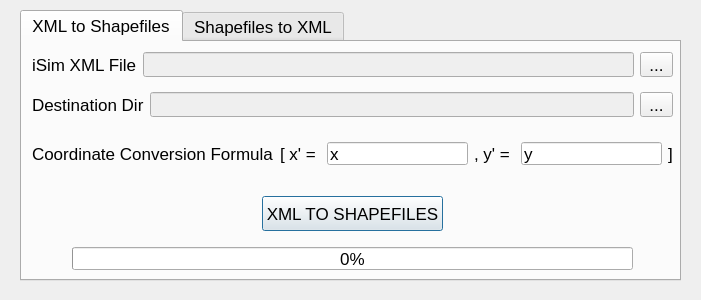
<?xml version="1.0" encoding="UTF-8"?>
<ui version="4.0">
 <class>Converter</class>
 <widget class="QDialog" name="Converter">
  <property name="enabled">
   <bool>true</bool>
  </property>
  <property name="geometry">
   <rect>
    <x>0</x>
    <y>0</y>
    <width>701</width>
    <height>300</height>
   </rect>
  </property>
  <property name="font">
   <font>
    <family>Tahoma</family>
    <pointsize>12</pointsize>
   </font>
  </property>
  <property name="contextMenuPolicy">
   <enum>Qt::DefaultContextMenu</enum>
  </property>
  <property name="windowTitle">
   <string notr="true">iSimGis Converter</string>
  </property>
  <property name="windowOpacity">
   <double>4.000000000000000</double>
  </property>
  <property name="toolTip">
   <string notr="true"/>
  </property>
  <property name="statusTip">
   <string notr="true"/>
  </property>
  <property name="sizeGripEnabled">
   <bool>false</bool>
  </property>
  <widget class="QTabWidget" name="tabWidget">
   <property name="geometry">
    <rect>
     <x>20</x>
     <y>10</y>
     <width>661</width>
     <height>271</height>
    </rect>
   </property>
   <property name="font">
    <font>
     <family>Tahoma</family>
     <pointsize>13</pointsize>
    </font>
   </property>
   <property name="currentIndex">
    <number>0</number>
   </property>
   <widget class="QWidget" name="XMLtoSH">
    <attribute name="title">
     <string>XML to Shapefiles</string>
    </attribute>
    <widget class="QPushButton" name="xmlsh_converter_but">
     <property name="geometry">
      <rect>
       <x>240</x>
       <y>154</y>
       <width>181</width>
       <height>35</height>
      </rect>
     </property>
     <property name="text">
      <string>XML TO SHAPEFILES</string>
     </property>
    </widget>
    <widget class="QProgressBar" name="xmlsh_progress">
     <property name="geometry">
      <rect>
       <x>50</x>
       <y>205</y>
       <width>561</width>
       <height>23</height>
      </rect>
     </property>
     <property name="value">
      <number>0</number>
     </property>
    </widget>
    <widget class="QLabel" name="xmlsh_status">
     <property name="geometry">
      <rect>
       <x>30</x>
       <y>205</y>
       <width>601</width>
       <height>21</height>
      </rect>
     </property>
     <property name="font">
      <font>
       <family>Tahoma</family>
       <pointsize>13</pointsize>
       <italic>true</italic>
      </font>
     </property>
     <property name="text">
      <string/>
     </property>
     <property name="alignment">
      <set>Qt::AlignCenter</set>
     </property>
    </widget>
    <widget class="QWidget" name="">
     <property name="geometry">
      <rect>
       <x>10</x>
       <y>10</y>
       <width>641</width>
       <height>25</height>
      </rect>
     </property>
     <layout class="QHBoxLayout" name="horizontalLayout">
      <item>
       <widget class="QLabel" name="xmlsh_xml_label">
        <property name="font">
         <font>
          <pointsize>13</pointsize>
         </font>
        </property>
        <property name="text">
         <string>iSim XML File</string>
        </property>
       </widget>
      </item>
      <item>
       <widget class="QLineEdit" name="xmlsh_xml_path">
        <property name="enabled">
         <bool>false</bool>
        </property>
       </widget>
      </item>
      <item>
       <widget class="QToolButton" name="xmlsh_xml_browser">
        <property name="text">
         <string>...</string>
        </property>
       </widget>
      </item>
     </layout>
    </widget>
    <widget class="QWidget" name="">
     <property name="geometry">
      <rect>
       <x>10</x>
       <y>50</y>
       <width>641</width>
       <height>25</height>
      </rect>
     </property>
     <layout class="QHBoxLayout" name="horizontalLayout_2">
      <item>
       <widget class="QLabel" name="xmlsh_sh_label">
        <property name="font">
         <font>
          <pointsize>13</pointsize>
         </font>
        </property>
        <property name="text">
         <string>Destination Dir</string>
        </property>
       </widget>
      </item>
      <item>
       <widget class="QLineEdit" name="xmlsh_sh_path">
        <property name="enabled">
         <bool>false</bool>
        </property>
       </widget>
      </item>
      <item>
       <widget class="QToolButton" name="xmlsh_sh_browser">
        <property name="text">
         <string>...</string>
        </property>
       </widget>
      </item>
     </layout>
    </widget>
    <widget class="QWidget" name="">
     <property name="geometry">
      <rect>
       <x>10</x>
       <y>100</y>
       <width>641</width>
       <height>23</height>
      </rect>
     </property>
     <layout class="QHBoxLayout" name="horizontalLayout_3">
      <item>
       <widget class="QLabel" name="xmlsh_formula_l1">
        <property name="text">
         <string>Coordinate Conversion Formula</string>
        </property>
       </widget>
      </item>
      <item>
       <widget class="QLabel" name="xmlsh_formula_l2">
        <property name="text">
         <string>[ x' = </string>
        </property>
       </widget>
      </item>
      <item>
       <widget class="QLineEdit" name="xmlsh_formula_x">
        <property name="enabled">
         <bool>true</bool>
        </property>
        <property name="text">
         <string>x</string>
        </property>
       </widget>
      </item>
      <item>
       <widget class="QLabel" name="xmlsh_formula_l3">
        <property name="text">
         <string>, y' = </string>
        </property>
       </widget>
      </item>
      <item>
       <widget class="QLineEdit" name="xmlsh_formula_y">
        <property name="enabled">
         <bool>true</bool>
        </property>
        <property name="text">
         <string>y</string>
        </property>
       </widget>
      </item>
      <item>
       <widget class="QLabel" name="xmlsh_formula_l4">
        <property name="text">
         <string>]</string>
        </property>
       </widget>
      </item>
     </layout>
    </widget>
    <zorder>xmlsh_xml_label</zorder>
    <zorder>xmlsh_sh_path</zorder>
    <zorder>xmlsh_sh_label</zorder>
    <zorder>xmlsh_xml_path</zorder>
    <zorder>xmlsh_sh_browser</zorder>
    <zorder>xmlsh_xml_browser</zorder>
    <zorder>xmlsh_converter_but</zorder>
    <zorder>xmlsh_status</zorder>
    <zorder>xmlsh_progress</zorder>
    <zorder>xmlsh_formula_l1</zorder>
    <zorder>xmlsh_formula_x</zorder>
    <zorder>xmlsh_formula_l3</zorder>
    <zorder>xmlsh_formula_y</zorder>
    <zorder>xmlsh_formula_l4</zorder>
    <zorder>xmlsh_formula_l2</zorder>
   </widget>
   <widget class="QWidget" name="SHtoXML">
    <attribute name="title">
     <string>Shapefiles to XML</string>
    </attribute>
    <widget class="QLabel" name="shxml_status">
     <property name="geometry">
      <rect>
       <x>20</x>
       <y>205</y>
       <width>611</width>
       <height>21</height>
      </rect>
     </property>
     <property name="font">
      <font>
       <family>Tahoma</family>
       <pointsize>13</pointsize>
       <italic>true</italic>
      </font>
     </property>
     <property name="text">
      <string/>
     </property>
     <property name="alignment">
      <set>Qt::AlignCenter</set>
     </property>
    </widget>
    <widget class="QPushButton" name="shxml_converter_but">
     <property name="geometry">
      <rect>
       <x>241</x>
       <y>154</y>
       <width>181</width>
       <height>35</height>
      </rect>
     </property>
     <property name="text">
      <string>SHAPEFILES TO XML</string>
     </property>
    </widget>
    <widget class="QProgressBar" name="shxml_progress">
     <property name="geometry">
      <rect>
       <x>50</x>
       <y>205</y>
       <width>561</width>
       <height>23</height>
      </rect>
     </property>
     <property name="value">
      <number>0</number>
     </property>
    </widget>
    <widget class="QWidget" name="">
     <property name="geometry">
      <rect>
       <x>10</x>
       <y>10</y>
       <width>641</width>
       <height>25</height>
      </rect>
     </property>
     <layout class="QHBoxLayout" name="horizontalLayout_4">
      <item>
       <widget class="QLabel" name="shxml_sh_label">
        <property name="text">
         <string>Shapefiles Dir</string>
        </property>
       </widget>
      </item>
      <item>
       <widget class="QLineEdit" name="shxml_sh_path">
        <property name="enabled">
         <bool>false</bool>
        </property>
       </widget>
      </item>
      <item>
       <widget class="QToolButton" name="shxml_sh_browser">
        <property name="text">
         <string>...</string>
        </property>
       </widget>
      </item>
     </layout>
    </widget>
    <widget class="QWidget" name="">
     <property name="geometry">
      <rect>
       <x>10</x>
       <y>50</y>
       <width>641</width>
       <height>25</height>
      </rect>
     </property>
     <layout class="QHBoxLayout" name="horizontalLayout_5">
      <item>
       <widget class="QLabel" name="shxml_xml_label">
        <property name="text">
         <string>XML output</string>
        </property>
       </widget>
      </item>
      <item>
       <widget class="QLineEdit" name="shxml_xml_path">
        <property name="enabled">
         <bool>false</bool>
        </property>
       </widget>
      </item>
      <item>
       <widget class="QToolButton" name="shxml_xml_browser">
        <property name="text">
         <string>...</string>
        </property>
       </widget>
      </item>
     </layout>
    </widget>
    <widget class="QWidget" name="">
     <property name="geometry">
      <rect>
       <x>10</x>
       <y>100</y>
       <width>641</width>
       <height>23</height>
      </rect>
     </property>
     <layout class="QHBoxLayout" name="horizontalLayout_6">
      <item>
       <widget class="QLabel" name="shxml_formula_l1">
        <property name="text">
         <string>Coordinate Conversion Formula</string>
        </property>
       </widget>
      </item>
      <item>
       <widget class="QLabel" name="shxml_formula_l2">
        <property name="text">
         <string>[ x' = </string>
        </property>
       </widget>
      </item>
      <item>
       <widget class="QLineEdit" name="shxml_formula_x">
        <property name="enabled">
         <bool>true</bool>
        </property>
        <property name="text">
         <string>x</string>
        </property>
       </widget>
      </item>
      <item>
       <widget class="QLabel" name="shxml_formula_l3">
        <property name="text">
         <string>, y' = </string>
        </property>
       </widget>
      </item>
      <item>
       <widget class="QLineEdit" name="shxml_formula_y">
        <property name="enabled">
         <bool>true</bool>
        </property>
        <property name="text">
         <string>y</string>
        </property>
       </widget>
      </item>
      <item>
       <widget class="QLabel" name="shxml_formula_l4">
        <property name="text">
         <string>]</string>
        </property>
       </widget>
      </item>
     </layout>
    </widget>
    <zorder>shxml_sh_browser</zorder>
    <zorder>shxml_xml_path</zorder>
    <zorder>shxml_sh_path</zorder>
    <zorder>shxml_xml_label</zorder>
    <zorder>shxml_xml_browser</zorder>
    <zorder>shxml_sh_label</zorder>
    <zorder>shxml_converter_but</zorder>
    <zorder>shxml_progress</zorder>
    <zorder>shxml_status</zorder>
    <zorder>shxml_formula_l4</zorder>
    <zorder>shxml_formula_y</zorder>
    <zorder>shxml_formula_l1</zorder>
    <zorder>shxml_formula_x</zorder>
    <zorder>shxml_formula_l2</zorder>
    <zorder>shxml_formula_l3</zorder>
   </widget>
  </widget>
 </widget>
 <resources/>
 <connections/>
</ui>
